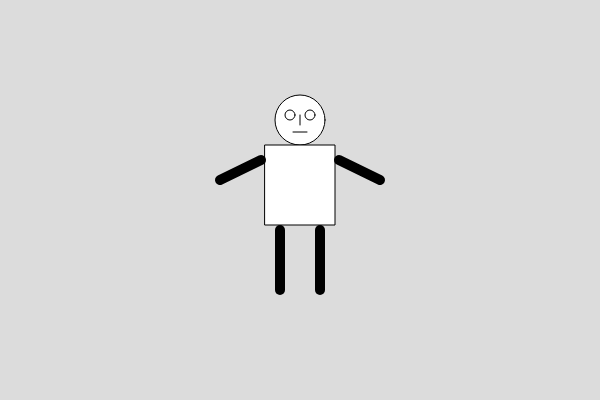
Frame 1 (no input)
Frame 60 (no input): identical to frame 1, image omitted
Frame 120 (the mouse pressed at the canvas centre since frame 60): identical to frame 1, image omitted

The p5.js sketch that drew this single still picture (run headless with seeded random() and noise() and a simulated clock; from frame 60 on, the mouse is pressed at the canvas centre):

// p5.js sketch
// ── sketch.js
let canvasCenterX = 300;
let canvasCenterY = 200;

let eyeRadius = 10;
let bodyWidth = 70;
let bodyHeight = 80;

function setup() {
  createCanvas(600, 400);
}

function draw() {
  background(220);
  strokeWeight(1);
  // From Day 5.  Now using the center of the canvas as a reference point, draw a face.  Use the line() function to draw the mouth and the eyes.  Use the rect() function to draw the face.  Use the strokeWeight() function to make the lines for the mouth and eyes thicker than the lines for the face.
  ellipse(canvasCenterX, canvasCenterY - 80, 50);
  // left eye
  ellipse(canvasCenterX - 10, canvasCenterY - 85, eyeRadius);
  // right eye
  ellipse(canvasCenterX + 10, canvasCenterY - 85, eyeRadius);
  // mouth
  line(canvasCenterX, 115, canvasCenterX, 125);
  // nose
  line(canvasCenterX - 7, 132, canvasCenterX + 7, 132);
  // body
  rect(canvasCenterX - bodyWidth/2, 145, bodyWidth, bodyHeight);
  strokeWeight(10);
  // left leg
  line(280, 230, 280, 290);
  line(320, 230, 320, 290); 
  line(261, 160, 220, 180);
  line(339, 160, 380, 180);
}
